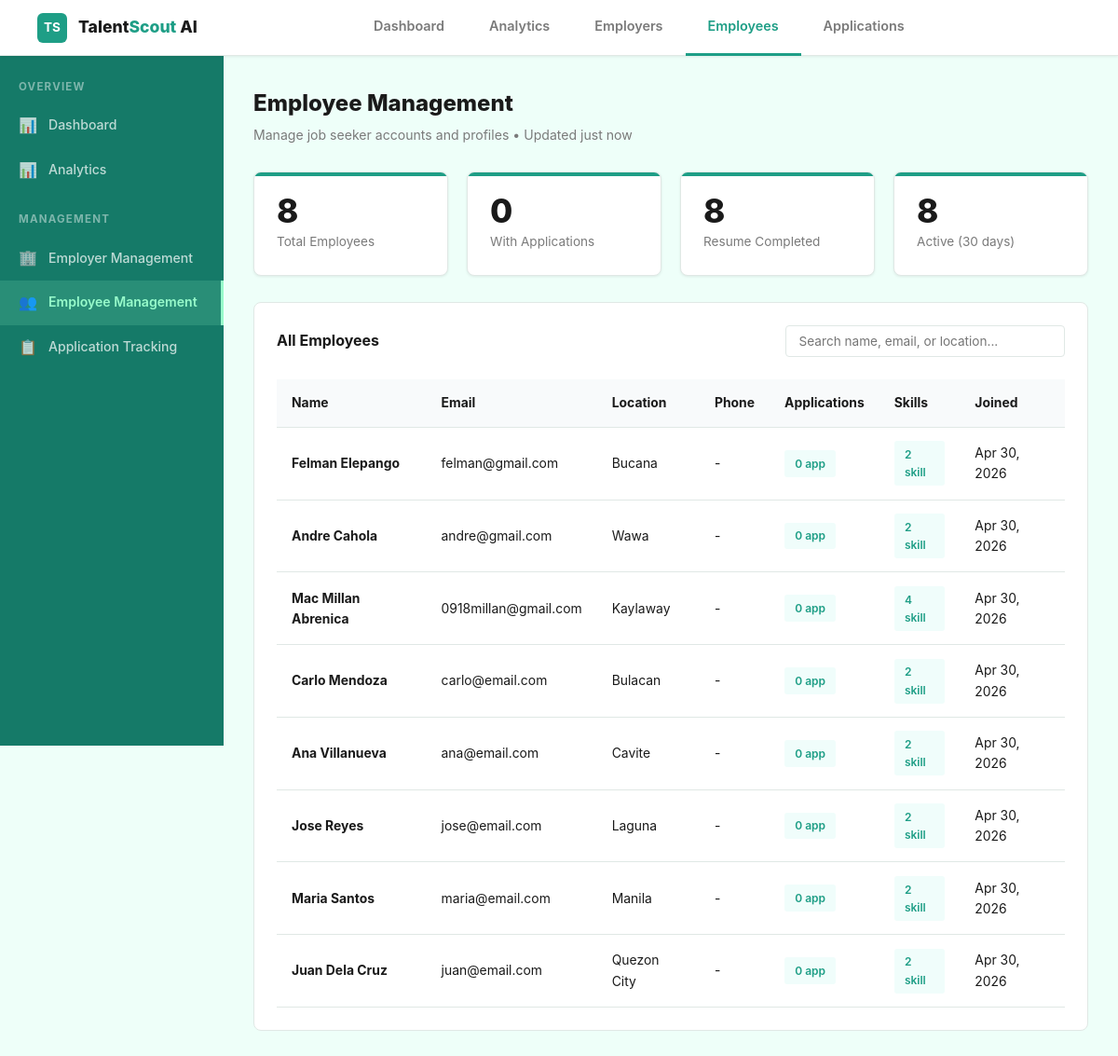
The page /peso-dashboard/modules/employee-management/index.php on the database its author committed.
### tables this page shows
CREATE TABLE `employee` (
  `employee_id` int(11) NOT NULL,
  `first_name` varchar(255) DEFAULT NULL,
  `last_name` varchar(255) DEFAULT NULL,
  `email` varchar(255) DEFAULT NULL,
  `password` varchar(255) DEFAULT NULL,
  `address` varchar(255) DEFAULT NULL,
  `is_active` tinyint(1) DEFAULT NULL
);

### peso-dashboard/modules/employee-management/index.php (the view, shortened to what this page needs)
<?php
$stats = array(
  'total' => 0,
  'with_applications' => 0,
  'completed_resume' => 0,
  'active' => 0
);
$employees = array();
try {
  $conn = getConnection();
  $sql = "SELECT COUNT(*) as total FROM employee";
  $result = $conn->query($sql);
  if ($result && $row = $result->fetch_assoc()) {
    $stats['total'] = $row['total'];
  }
  $sql = "SELECT COUNT(DISTINCT employee_id) as count FROM application";
  $result = $conn->query($sql);
  if ($result && $row = $result->fetch_assoc()) {
    $stats['with_applications'] = $row['count'];
  }
  $sql = "SELECT COUNT(DISTINCT e.employee_id) as count FROM employee e";
  $result = $conn->query($sql);
  if ($result && $row = $result->fetch_assoc()) {
    $stats['completed_resume'] = $row['count'];
  }
  $sql = "SELECT COUNT(*) as count FROM employee WHERE is_active = 1";
  $result = $conn->query($sql);
  if ($result && $row = $result->fetch_assoc()) {
    $stats['active'] = $row['count'];
  }
  $sql = "SELECT
    e.employee_id,
    e.first_name as firstName,
    e.last_name as lastName,
    e.email,
    e.address as location,
    CURDATE() as created_at,
    e.is_active as status,
    COUNT(DISTINCT a.application_id) as app_count,
    COUNT(DISTINCT es.employee_skill_id) as skill_count
  FROM employee e
  LEFT JOIN application a ON e.employee_id = a.employee_id
  LEFT JOIN employee_skill es ON e.employee_id = es.employee_id
  GROUP BY e.employee_id
  ORDER BY e.employee_id DESC
  LIMIT 100";
  $result = $conn->query($sql);
  if ($result && $result->num_rows > 0) {
    while ($row = $result->fetch_assoc()) {
      $employees[] = $row;
    }
  }
} catch (Exception $e) {
  error_log("Employee Management Error: " . $e->getMessage());
}
?>
<!DOCTYPE html>
<html lang="en">
<head>
  <link rel="stylesheet" href="../../../styles/global.css">
</head>
<body>
<nav class="navbar">
  <a href="../../index.php" class="nav-logo">
    <div class="nav-logo-icon">TS</div>
    <span class="nav-logo-text">Talent<span>Scout</span> AI</span>
  </a>
  <ul class="nav-links">
    <li><a href="../../index.php">Dashboard</a></li>
    <li><a href="../analytics/">Analytics</a></li>
    <li><a href="../employer-management/">Employers</a></li>
    <li><a href="./" class="active">Employees</a></li>
    <li><a href="../application-tracking/">Applications</a></li>
  </ul>
</nav>
<div class="admin-wrapper">
  <aside class="admin-sidebar">
    <div class="sidebar-menu-label">Overview</div>
    <a href="../../index.php" class="sidebar-link"><span class="icon">📊</span> Dashboard</a>
    <a href="../analytics/" class="sidebar-link"><span class="icon">📊</span> Analytics</a>
    <div class="sidebar-menu-label">Management</div>
    <a href="../employer-management/" class="sidebar-link"><span class="icon">🏢</span> Employer Management</a>
    <a href="./" class="sidebar-link active"><span class="icon">👥</span> Employee Management</a>
    <a href="../application-tracking/" class="sidebar-link"><span class="icon">📋</span> Application Tracking</a>
  </aside>
  <main class="admin-content">
    <div class="admin-page-header">
      <div>
        <div class="admin-page-title">Employee Management</div>
        <div class="admin-page-sub">Manage job seeker accounts and profiles • Updated just now</div>
      </div>
    </div>
    <div class="stats-grid">
      <div class="kpi-card">
        <div class="kpi-value"><?php echo $stats['total']; ?></div>
        <div class="kpi-label">Total Employees</div>
      </div>
      <div class="kpi-card">
        <div class="kpi-value"><?php echo $stats['with_applications']; ?></div>
        <div class="kpi-label">With Applications</div>
      </div>
      <div class="kpi-card">
        <div class="kpi-value"><?php echo $stats['completed_resume']; ?></div>
        <div class="kpi-label">Resume Completed</div>
      </div>
      <div class="kpi-card">
        <div class="kpi-value"><?php echo $stats['active']; ?></div>
        <div class="kpi-label">Active (30 days)</div>
      </div>
    </div>
    <div class="card">
      <div style="display:flex;justify-content:space-between;align-items:center;margin-bottom:1.5rem;">
        <div class="card-title" style="margin:0;">All Employees</div>
        <input type="text" id="searchInput" class="input" placeholder="Search name, email, or location..." style="width:300px;font-size:0.85rem;padding:0.5rem 0.85rem;">
      </div>
      <?php if (!empty($employees)): ?>
      <div class="table-wrapper">
        <table id="employeesTable">
          <thead>
            <tr>
              <th>Name</th>
              <th>Email</th>
              <th>Location</th>
              <th>Phone</th>
              <th>Applications</th>
              <th>Skills</th>
              <th>Joined</th>
            </tr>
          </thead>
          <tbody>
            <?php foreach ($employees as $emp): ?>
            <tr class="emp-row" data-search="<?php echo strtolower($emp['firstName'] . ' ' . $emp['lastName'] . ' ' . $emp['email'] . ' ' . ($emp['location'] ?? '')); ?>">
              <td><strong><?php echo htmlspecialchars($emp['firstName'] . ' ' . $emp['lastName']); ?></strong></td>
              <td><?php echo htmlspecialchars($emp['email']); ?></td>
              <td><?php echo htmlspecialchars($emp['location'] ?? '-'); ?></td>
              <td><?php echo htmlspecialchars($emp['phone'] ?? '-'); ?></td>
              <td><span class="stat-badge"><?php echo $emp['app_count']; ?> app</span></td>
              <td><span class="stat-badge"><?php echo $emp['skill_count']; ?> skill</span></td>
              <td><?php echo date('M d, Y', strtotime($emp['created_at'])); ?></td>
            </tr>
            <?php endforeach; ?>
          </tbody>
        </table>
      </div>
      <?php else: ?>
      <p style="color: #999; text-align: center; padding: 2rem;">No employees found</p>
      <?php endif; ?>
    </div>
  </main>
</div>
</body>
</html>

### styles/global.css (style rules this page uses)
:root { --nav-height: 60px; --primary-dark: #1e9e86; --primary-mid: #4fbfa4; --primary-light: #98fbcb; --primary-lighter: #d4f7ed; --primary: #d4f7ed; --primary-darker: #157a68; --text-dark: #1a1a1a; --text-mid: #4a4a4a; --text-light: #7a7a7a; --text-muted: #a0a0a0; --bg-light: #f8fffe; --bg-lighter: #eefff9; --border: #e0e8e5; --radius: 8px; --radius-sm: 4px; --shadow-sm: 0 1px 3px rgba(0, 0, 0, 0.08); --shadow: 0 4px 12px rgba(30, 158, 134, 0.15); --shadow-lg: 0 10px 30px rgba(30, 158, 134, 0.2); }
* { margin: 0; padding: 0; box-sizing: border-box; }
html { scroll-behavior: smooth; }
body { font-family: -apple-system, BlinkMacSystemFont, "Segoe UI", Roboto, "Helvetica Neue", Arial, sans-serif; color: var(--text-dark); line-height: 1.6; background: white; transition: background-color 0.3s ease; }
a { color: inherit; text-decoration: none; }
.navbar { display: flex; align-items: center; justify-content: space-between; height: var(--nav-height); padding: 0 2.5rem; background: white; border-bottom: 1px solid var(--border); position: sticky; top: 0; z-index: 100; box-shadow: var(--shadow-sm); }
.nav-logo { display: flex; align-items: center; gap: 0.75rem; font-weight: 800; font-size: 1.1rem; color: var(--text-dark); text-decoration: none; }
.nav-logo-icon { width: 32px; height: 32px; background: var(--primary-dark); color: white; border-radius: 6px; display: flex; align-items: center; justify-content: center; font-weight: 700; font-size: 0.85rem; }
.nav-logo-text { display: none; }
@media (min-width: 768px) { .nav-logo-text { display: inline; } }
@media (min-width: 768px) { .nav-logo-text span { color: var(--primary-dark); } }
.nav-links { display: flex; gap: 0; list-style: none; margin: 0 auto; flex: 1; justify-content: center; }
.nav-links li { display: flex; align-items: center; }
.nav-links a { display: flex; align-items: center; padding: 0 1.5rem; height: var(--nav-height); font-weight: 600; font-size: 0.9rem; color: var(--text-light); border-bottom: 3px solid transparent; transition: all 0.25s ease; position: relative; }
.nav-links a.active { color: var(--primary-dark); border-bottom-color: var(--primary-dark); }
input[type="text"], input[type="email"], input[type="password"], input[type="number"], input[type="date"], input[type="tel"], .input, textarea, .textarea, select, .select { width: 100%; padding: 0.7rem 0.875rem; border: 1.5px solid var(--border); border-radius: var(--radius-sm); font-size: 0.9rem; font-family: inherit; color: var(--text-dark); background: white; transition: all 0.2s ease; }

### rows shown on the page
employee: employee_id "8", first_name+last_name "Felman Elepango", email "felman@gmail.com", address "Bucana", phone "-", app_count "0", skill_count "2", created_at "Apr 30, 2026"
employee: first_name+last_name "Andre Cahola", email "andre@gmail.com", address "Wawa", phone "-", app_count "0", skill_count "2", created_at "Apr 30, 2026"
employee: first_name+last_name "Mac Millan Abrenica", email "0918millan@gmail.com", address "Kaylaway", phone "-", app_count "0", skill_count "4", created_at "Apr 30, 2026"
employee: first_name+last_name "Carlo Mendoza", email "carlo@email.com", address "Bulacan", phone "-", app_count "0", skill_count "2", created_at "Apr 30, 2026"
employee: first_name+last_name "Ana Villanueva", email "ana@email.com", address "Cavite", phone "-", app_count "0", skill_count "2", created_at "Apr 30, 2026"
employee: first_name+last_name "Jose Reyes", email "jose@email.com", address "Laguna", phone "-", app_count "0", skill_count "2", created_at "Apr 30, 2026"
employee: first_name+last_name "Maria Santos", email "maria@email.com", address "Manila", phone "-", app_count "0", skill_count "2", created_at "Apr 30, 2026"
employee: first_name+last_name "Juan Dela Cruz", email "juan@email.com", address "Quezon City", phone "-", app_count "0", skill_count "2", created_at "Apr 30, 2026"

### other values the page prints
$stats['with_applications'] "0"
